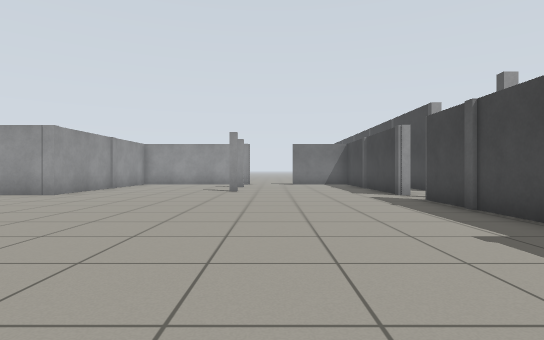
View 1 (above)

17 first-person views from a walk through a robot-simulator world made for Gazebo. The camera is 0.72 m above the floor, looks level and sees 80° across. The floor is counted in squares, 1 m on a side. Each view is taken from the middle of a square. On the plan, view 1 faces up. The plan holds only what a view shows up to about 10 squares ahead; the rest is blank. The place goes on beyond the plan.

View 2
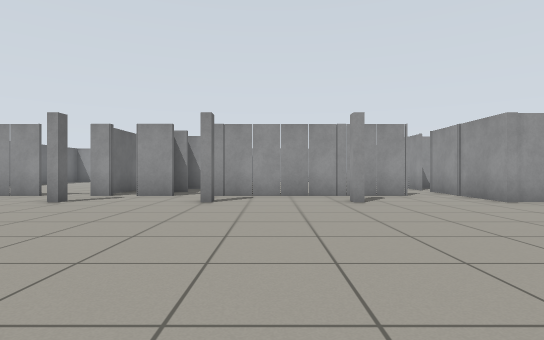

View 3
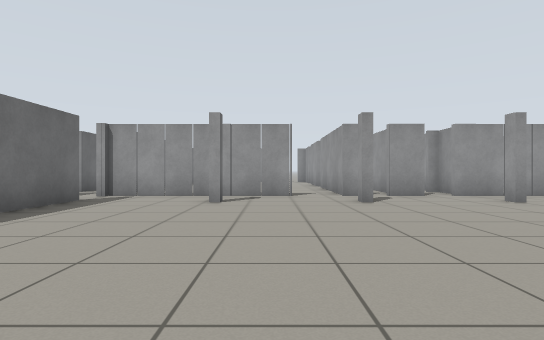

View 4
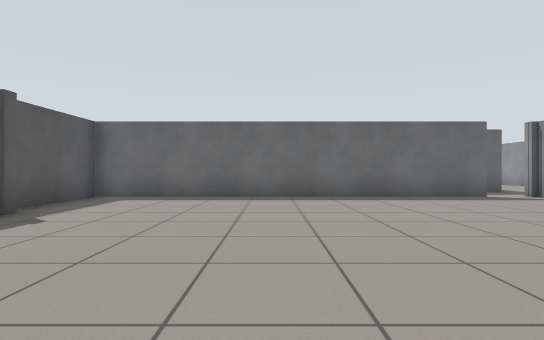

View 5
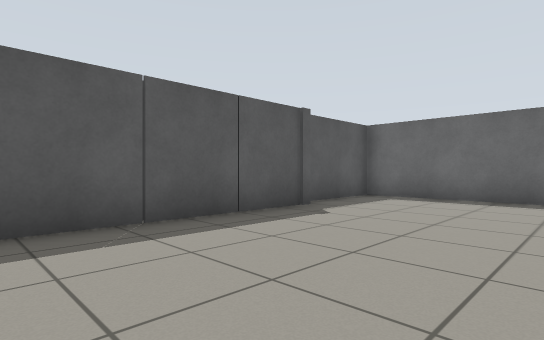

View 6
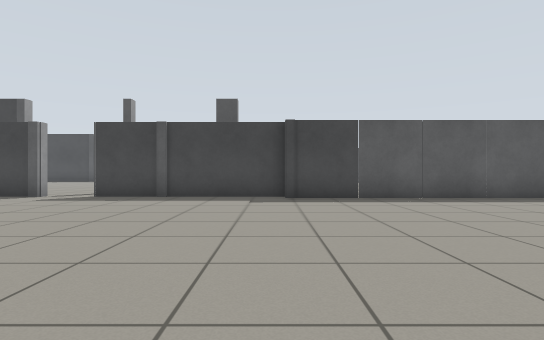

View 7
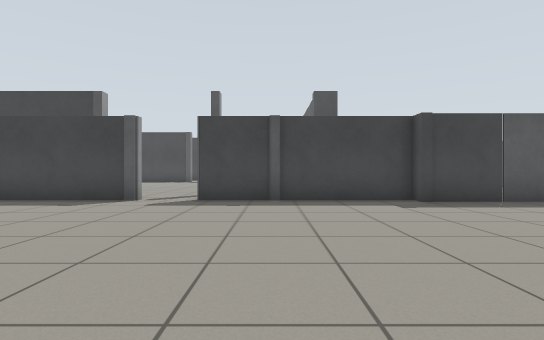

View 8
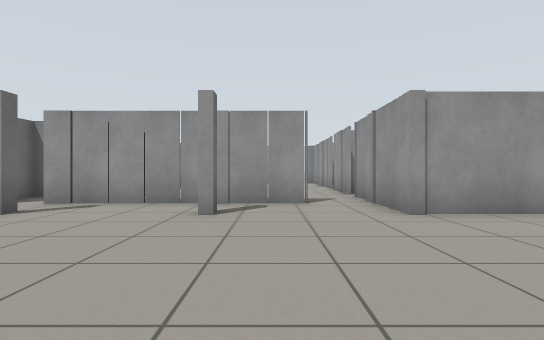

View 9
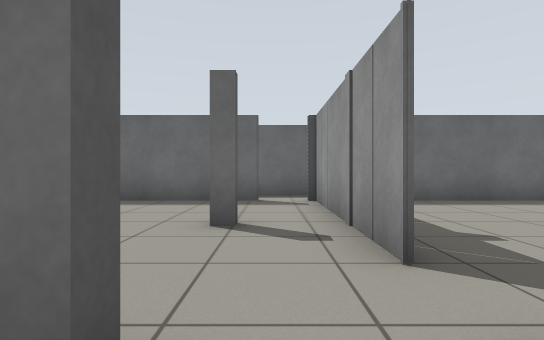

View 10
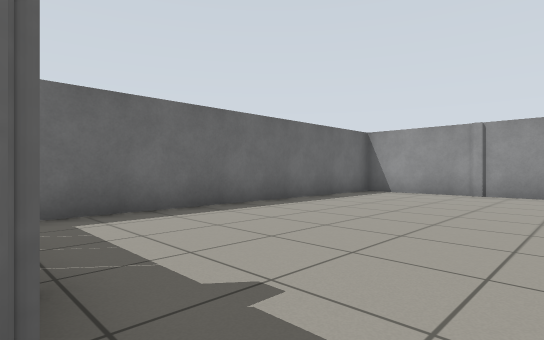

View 11
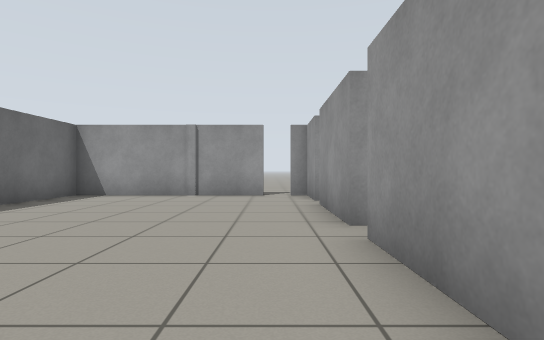

View 12
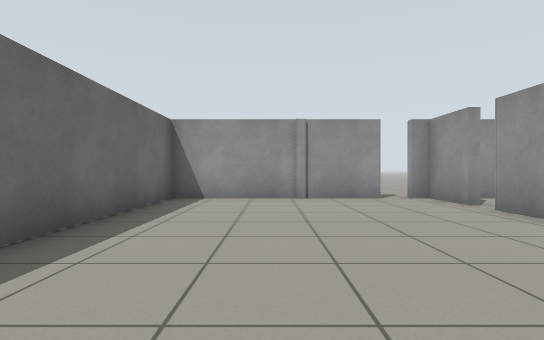

View 13
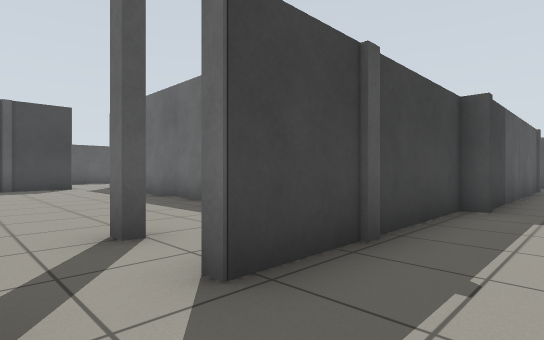

View 14
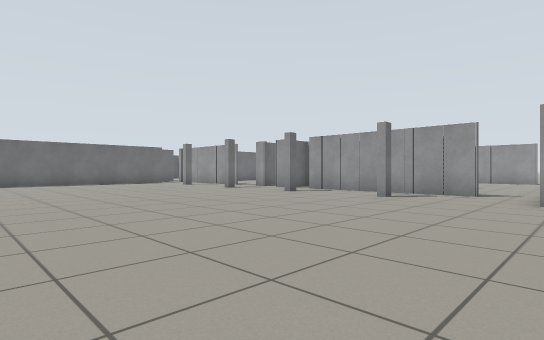

View 15
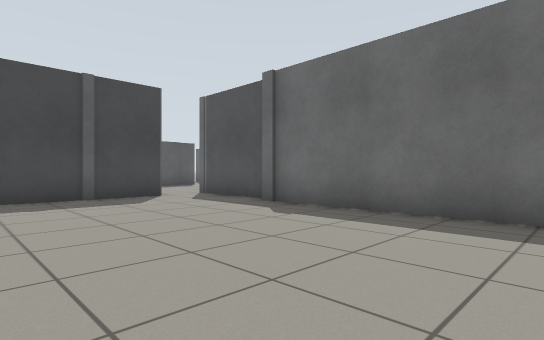

View 16
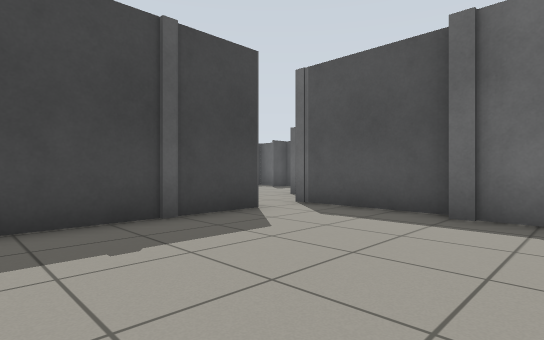

View 17
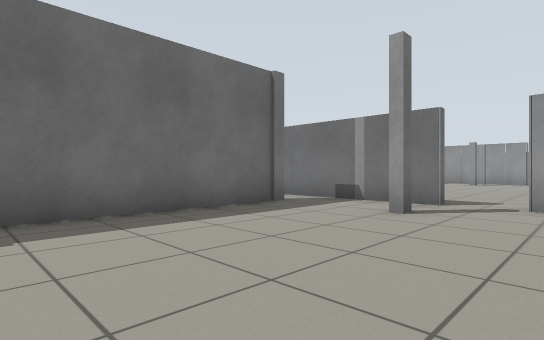

### Floor plan
Points are (right, up) in squares from view 1. A wall is a line through its corners. A room is listed if a view was taken in it or the views show most of it. See-through windows are left out.
Room 1 (views 1, 2, 3, 4, 5, 6, 7, 8, 9, 10, 13, 14)
walls: (-6.1, 2.4) (-6.6, 2.4); (-6.6, 2.7) (-6.1, 2.7); (-6.6, -0.8) (-6.1, -0.8); (-8, 1.2) (-8, 0.2); (-8, -0.4) (-8, -1); (-6.1, 5.8) (-6.6, 5.8); (-6.6, 6.1) (-6.1, 6.1); (-8, -2.4) (-8, -7.9); (-6.6, -4.2) (-6.1, -4.2); (3.3, -4.5) (3.3, 2.7) (3.7, 2.7) (3.7, 7.9); (-8, 7.9) (-8, 2); (-6.8, -7.6) (3.7, -7.6) (3.7, -4.9); (3.7, 9.2) (3.7, 10.5); (-6.2, 10.5) (-6.2, 9.2) (-7.4, 9.2); (-8.1, -9.3) (-6.6, -9.3)
ways out: opening at (-8, -2) to room 2; gap at (4, 9) to room 3; opening at (-8, 8)
Room 2 (views 11, 12)
walls: (-13.1, -1) (-15.9, -1); (-16.5, -1) (-18.2, -1); (-18.2, -2.2) (-18.2, -7.6) (-7.8, -7.6); (-8, -1) (-12.5, -1)
ways out: opening at (-8, -2) to room 1; opening at (-18, -2)
Room 3 (views 15, 16, 17)
walls: (12.6, 4.4) (15.9, 4.4); (5.2, 4.7) (12.6, 4.7); (15.6, 5.8) (15.6, 9.6); (3.9, 7.9) (3.9, 3.4)
ways out: gap at (4, 9) to room 1; opening at (16, 5); gap at (16, 10)

Where each view was taken, in squares from view 1:
view 1: 0 up, 0 right, facing up
view 2: 4 up, 1 right, facing left
view 3: 3 down, 1 right, facing left
view 4: 1 up, 1 left, facing down
view 5: 1 up, 1 left, facing down-right
view 6: 3 up, 5 left, facing right
view 7: 6 up, 4 left, facing right
view 8: 7 up, 1 left, facing left
view 9: 0 up, 7 left, facing down
view 10: 2 down, 8 left, facing down-left
view 11: 2 down, 9 left, facing left
view 12: 5 down, 10 left, facing left
view 13: 9 up, 2 right, facing down-right
view 14: 10 up, 2 right, facing down-left
view 15: 10 up, 7 right, facing down-right
view 16: 10 up, 11 right, facing down-right
view 17: 10 up, 11 right, facing down-left
